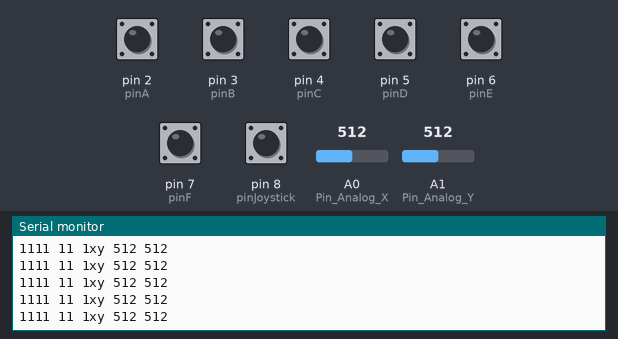
The sketch below on a simulated Arduino Uno, built with avr-gcc and run on an emulated ATmega328P. On the bench: the last lines printed to the serial monitor. Inputs (shaded band) come from the test bench; at power-on: pin 2 (pinA), pin 3 (pinB), pin 4 (pinC), pin 5 (pinD), pin 6 (pinE), pin 7 (pinF), pin 8 (pinJoystick) HIGH, A0 (Pin_Analog_X) = 512, A1 (Pin_Analog_Y) = 512.

Above: at 1.2 s.
1.3 s: A0 (Pin_Analog_X) set to 108
At 1.8 s:
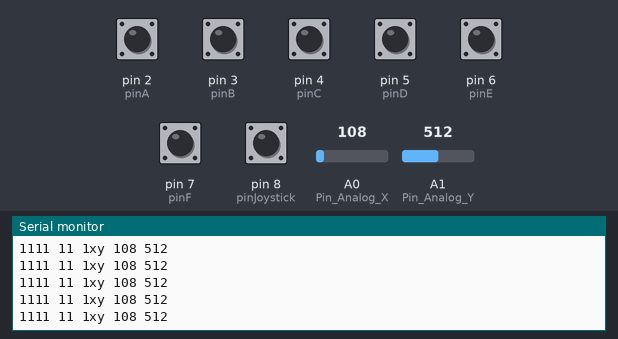
2.8 s: A0 (Pin_Analog_X) set to 91
At 3.3 s:
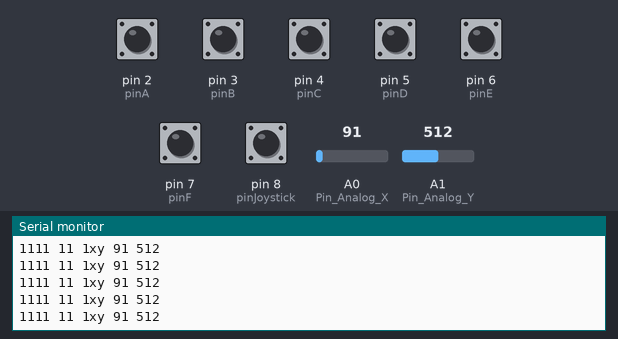
5.8 s: A0 (Pin_Analog_X) set to 11
At 6.9 s:
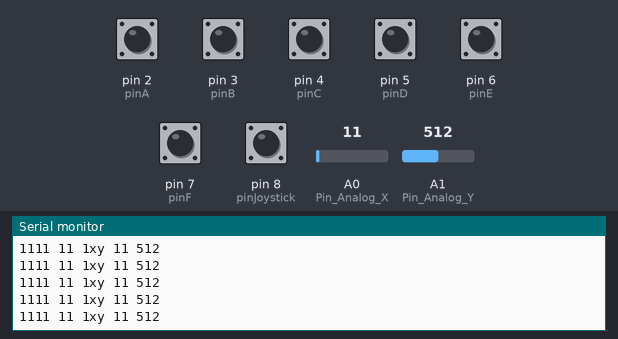
8.8 s: A0 (Pin_Analog_X) set to 8
At 9.3 s:
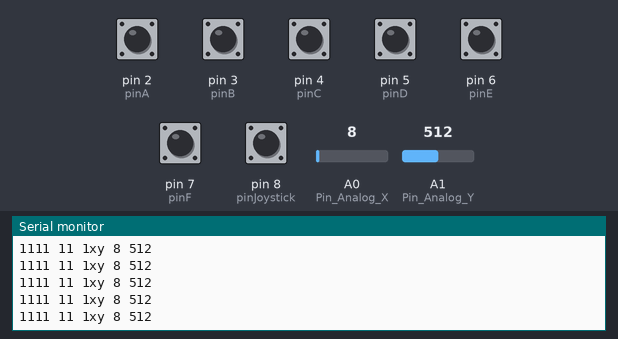
Timing chart, 0 to 11.8 s (numbered marks = the images above; inputs shaded):
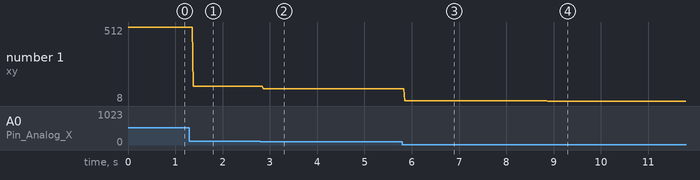

The sketch:

Code_Joystick_shield.ino
```cpp
//====Shields avec Joystick et 4 +2 boutons poussoirs
// tiptopboards 22 08 2013
// C.Rolland
//====================================================
//Source http://www.elecfreaks.com/1999.html
//
// Based on original example by Ryan Owens
// ===================================================

// pin  Arduino associées aux entrées
//brochage boutons A=2 B=3 C=4 D=5 E=6 F=7 Joy=8
const byte pinA = 2;
const byte pinB = 3;
const byte pinC = 4;
const byte pinD = 5;
const byte pinE = 6;
const byte pinF = 7;
const byte pinJoystick = 8;

const byte Pin_Analog_X = 0;  //Joystick sur pin 0 et 1 analogiques
const byte Pin_Analog_Y = 1;


void setup() {
  Serial.begin(9600);
   // Les boutons sont des INPUT
   // Active les résistances internes de l'Arduino en pull-up
   // HIGH bouton non appuyé, LOW appuyé

  pinMode(pinA, INPUT);
  digitalWrite(pinA, HIGH);
  pinMode(pinB, INPUT);
  digitalWrite(pinB, HIGH);
  pinMode(pinC, INPUT);
  digitalWrite(pinC, HIGH);
  pinMode(pinD, INPUT);
  digitalWrite(pinD, HIGH);
  pinMode(pinE, INPUT);
  digitalWrite(pinE, HIGH);
  pinMode(pinF, INPUT);
  digitalWrite(pinF, HIGH);
  pinMode(pinJoystick, INPUT);
  digitalWrite(pinJoystick, HIGH);
}


void loop() {
 // Renvoie vers la console l'état du joystick et des boutons
  Serial.print(digitalRead(pinA));
 Serial.print(digitalRead(pinB));
 Serial.print(digitalRead(pinC));
 Serial.print(digitalRead(pinD));
 Serial.print(" ");
 Serial.print(digitalRead(pinE));
 Serial.print(digitalRead(pinF));
 Serial.print(" ");
 Serial.print(digitalRead(pinJoystick));

  Serial.print("xy ");  //Position du potentiomètre
  Serial.print(analogRead(Pin_Analog_X));
  Serial.print(" ");
  Serial.print(analogRead(Pin_Analog_Y));

  Serial.println();
}
```

Measured:
- after the input at 1.3 s, the serial monitor: prints a new line after 0.08 s (image 1)
- after the input at 2.8 s, the serial monitor: prints a new line after 0.06 s (image 2)
- after the input at 5.8 s, the serial monitor: prints a new line after 0.06 s (image 3)
- after the input at 8.8 s, the serial monitor: prints a new line after 0.07 s (image 4)
- plotted number 1: 512 → 108 after the input at 1.3 s, 108 → 91 after the input at 2.8 s, 11 → 8 after the input at 8.8 s
